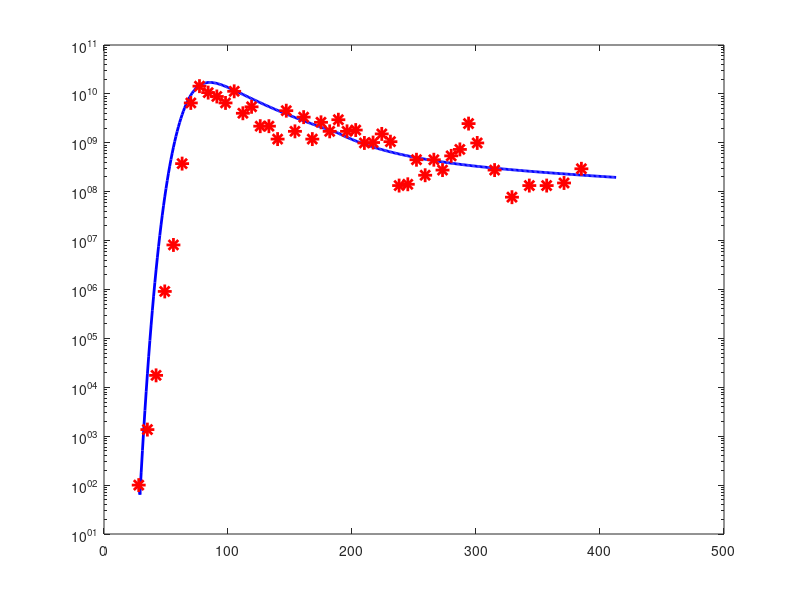

This chart was generated by the following MATLAB code:
clc; 
clear all;
figure(1)
title('Ch1616');
xlabel('time');
ylabel('HBV DNA'); 

para(2,8)=0;
% para(1)=lambda,    para(2)=k,    para(3)=a, para(4)=gamma, para(5)=beta, para(6)=mu, para(7)=delta, para(8)=c      
% para(1,:)=readmatrix('28_182_para.txt');
% para(2,:)=readmatrix('182_385_para.txt');
 para(1,:)=[25398026 3.183e-12  172   0.29  2.9293  0.066   0.0718  3.809];
 para(2,:)=[25829482 1.001e-12  110   0.49   2.0000  0.019   0.0380  4.485];

for i=1:1:2
    if i==1
    initial_cond=[2*10^9.9  0 100 0];
    t=28:1:189;
    end
    if i==2
%      initial_cond2=[567623544.519961	386584.114240160	106274979.855163	3166.6606769];
    t=189:1:413;
    end
f=@(t,y) [para(i,1)-para(i,6).*y(1)-para(i,2).*y(1).*y(4);para(i,2).*y(1).*y(4)-para(i,7).*y(2);
    para(i,3).*y(2)+para(i,4).*(1-0.8).*y(3)-0.8.*para(i,5).*y(3)-para(i,7).*y(3);
    0.8.*para(i,5).*y(3)-para(i,8).*y(4)];
if i==1
[t,y1] = ode45(f, t,initial_cond);
 semilogy(t,y1(:,3),'b-','LineWidth',2);
 hold on
end
if i==2
[t,y2] = ode45(f, t,initial_cond);
 semilogy(t,y2(:,3),'b-','LineWidth',2);
 hold on
end
if i==1
 initial_cond=y1(end,:);
end
if i==2
 initial_cond=y2(end,:);
end

end
tdata_cases = [28; 35; 42; 49; 56; 63; 70; 77; 84; 91; 98; 105; 112; 119;...
    126; 133; 140; 147; 154; 161; 168; 175; 182; 189; 196; 203; 210; 217; 224;...
               231; 238; 245; 252; 259; 266; 273; 280; 287; 294; 301;...
               315; 329; 343; 357; 371; 385];
dna_datas = [100; 1365.57; 17547.90; 912842.90; 8145000; 375195300;...
     6534036000; 14401770000; 10626800000; 8855125000; 6534036000;...
     11292890000; 4017542000; 5444696000; 2187429000; 2187430000;...
     1190989000; 4536968000; 1715234000; 3347746000; 1190989000;...
     2625076000;  1715234000; 2964471000; 1715234000; 1822746000;...
      992429500; 1012746000; 1518861000; 1054635000; 133478900;...
      141845400; 450262100; 217086900; 450262100; 276849800;...
     540347700; 732295700; 2470241000; 992429500; 276849800;...
     77230490; 133478900; 133478900; 150736300; 294202800]; 
 semilogy(tdata_cases,dna_datas,'r*','MarkerSize',10,'LineWidth',2);
 hold on 
